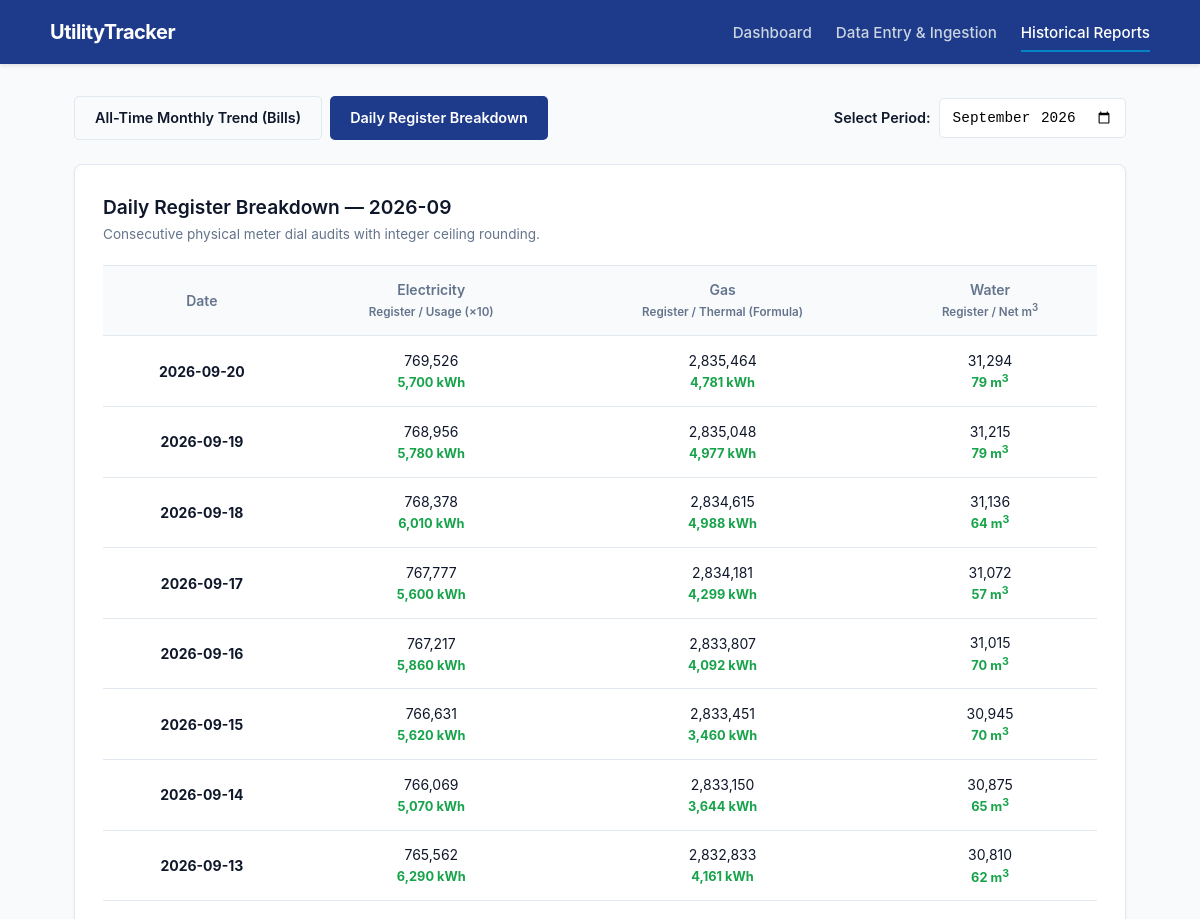
Before: /reports/?view=daily&month=2026-09 (upper part) with the older database file.
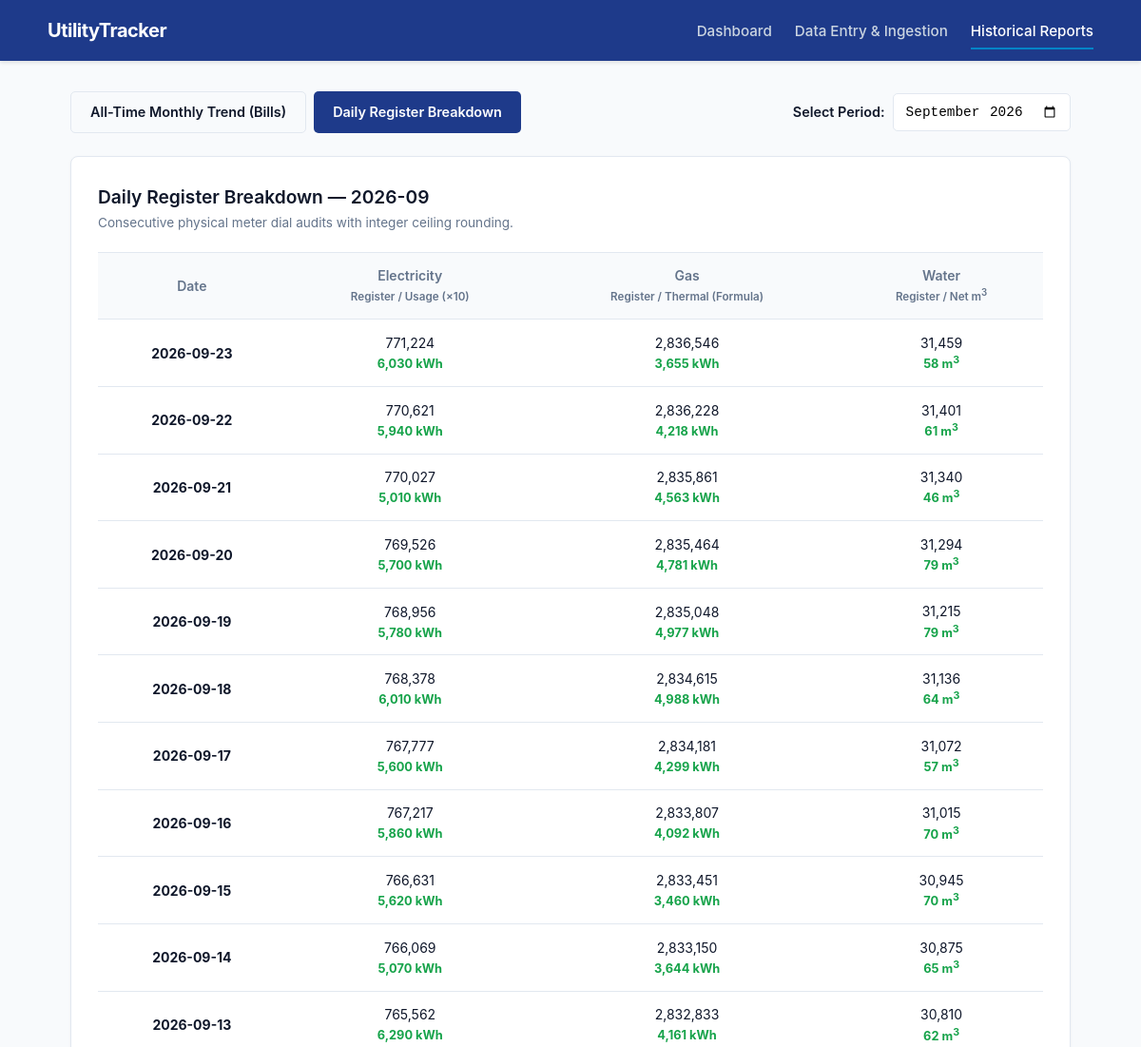
After: the same page with the newer database file.
### utility_app/models.py (models this page shows, shortened)
class UtilityEntry(db.Model):
    id = db.Column(db.Integer, primary_key=True)
    date = db.Column(db.String(50), nullable=False)   # Format: "YYYY-MM-DD"
    electricity = db.Column(db.Float, nullable=False) # Raw cumulative register
    gas = db.Column(db.Float, nullable=False)         # Raw cumulative m³
    water = db.Column(db.Float, nullable=False)       # Raw cumulative m³

### utility_app/blueprints/reports/routes.py (the view)
@reports_bp.route('/')
def index():
    view_type = request.args.get('view', 'monthly')  # 'monthly' or 'daily'
    selected_month = request.args.get('month', '')
    selected_year = request.args.get('year', '')
    daily_records = []
    has_daily_data = False
    if selected_month:
        daily_count = UtilityEntry.query.filter(UtilityEntry.date.startswith(selected_month)).count()
        has_daily_data = daily_count > 0
        if has_daily_data:
            daily_records = get_month_records_with_baseline(selected_month)
            daily_records.reverse()
        else:
            view_type = 'monthly'
    query = MonthlyUtilityBill.query.order_by(MonthlyUtilityBill.month.desc())
    if selected_year:
        query = query.filter(MonthlyUtilityBill.month.startswith(selected_year))
    monthly_bills = query.all()
    available_years = sorted(list(set(b.month[:4] for b in MonthlyUtilityBill.query.all())), reverse=True)
    return render_template(
        'reports/index.html',
        view_type=view_type,
        selected_month=selected_month,
        selected_year=selected_year,
        has_daily_data=has_daily_data,
        daily_entries=daily_records,
        monthly_bills=monthly_bills,
        available_years=available_years
    )

### utility_app/services/calculations.py (called while the page is built)
def get_month_records_with_baseline(selected_month):
    month_entries = UtilityEntry.query.filter(
        UtilityEntry.date.startswith(selected_month)
    ).order_by(UtilityEntry.date.asc()).all()
    if not month_entries:
        return []
    first_date_of_month = month_entries[0].date
    baseline_entry = UtilityEntry.query.filter(
        UtilityEntry.date < first_date_of_month
    ).order_by(UtilityEntry.date.desc()).first()
    combined_query = [baseline_entry] + month_entries if baseline_entry else month_entries
    computed = calculate_deltas(combined_query)
    if baseline_entry:
        return computed[1:]
    return computed

### utility_app/templates/reports/index.html (shortened to what this page needs)
{% extends "base.html" %}
{% block content %}
<div style="display: flex; justify-content: space-between; align-items: center; margin-bottom: 1.5rem; flex-wrap: wrap; gap: 1rem;">
    <div style="display: flex; gap: 0.5rem;">
        <a href="{{ url_for('reports.index', view='monthly', year=selected_year) }}"
           class="btn {% if view_type == 'monthly' %}btn-primary{% else %}btn-outline{% endif %}">
           All-Time Monthly Trend (Bills)
        </a>
        <a href="{{ url_for('reports.index', view='daily', month=selected_month) }}"
           class="btn {% if view_type == 'daily' %}btn-primary{% else %}btn-outline{% endif %}">
           Daily Register Breakdown
        </a>
    </div>
    {% if view_type == 'monthly' %}
    <form method="GET" action="{{ url_for('reports.index') }}" style="display: flex; align-items: center; gap: 0.5rem;">
        <input type="hidden" name="view" value="monthly">
        <label for="year-select" style="margin: 0; font-size: 0.9rem;">Filter Year:</label>
        <select id="year-select" name="year" onchange="this.form.submit()" style="padding: 0.5rem; border: 1px solid var(--border); border-radius: 4px;">
            <option value="">All Historical Years (2005 - 2026)</option>
            {% for yr in available_years %}
                <option value="{{ yr }}" {% if selected_year == yr %}selected{% endif %}>{{ yr }}</option>
            {% endfor %}
        </select>
        {% if selected_year %}
            <a href="{{ url_for('reports.index', view='monthly') }}" class="btn btn-outline" style="padding: 0.4rem 0.8rem; font-size: 0.8rem;">Clear</a>
        {% endif %}
    </form>
    {% else %}
    <form method="GET" action="{{ url_for('reports.index') }}" style="display: flex; align-items: center; gap: 0.5rem;">
        <label for="month-filter" style="margin: 0; font-size: 0.9rem;">Select Period:</label>
        <input type="month" id="month-filter" name="month" value="{{ selected_month }}" onchange="this.form.submit()">
    </form>
    {% endif %}
</div>
{% if view_type == 'monthly' %}
<div class="card">
    <div class="card-header">
        <div class="card-title">Historical Billed Utility Consumption {% if selected_year %}({{ selected_year }}){% endif %}</div>
        <div class="card-subtitle">Aggregated billed statement data. Daily sub-metering is disabled for these macro periods.</div>
    </div>
    <table>
        <thead>
            <tr>
                <th>Billing Cycle</th>
                <th>Electricity Total</th>
                <th>Thermal Gas Total</th>
                <th>Water Volume Total</th>
            </tr>
        </thead>
        <tbody>
            {% for b in monthly_bills %}
            <tr>
                <td>
                    <strong>{{ b.month }}</strong>
                    <br><small style="color: var(--text-muted);">{{ b.start_date }} &rarr; {{ b.end_date }}</small>
                </td>
                <td>
                    <span style="font-weight: 700; font-size: 1rem;">{{ "{:,d}".format(b.electricity_kwh) }}</span>
                    <span style="font-size: 0.8rem; color: var(--text-muted);">kWh</span>
                </td>
                <td>
                    <span style="font-weight: 700; font-size: 1rem;">{{ "{:,d}".format(b.gas_kwh) }}</span>
                    <span style="font-size: 0.8rem; color: var(--text-muted);">kWh</span>
                </td>
                <td>
                    <span style="font-weight: 700; font-size: 1rem;">{{ "{:,d}".format(b.water_m3) }}</span>
                    <span style="font-size: 0.8rem; color: var(--text-muted);">m<sup>3</sup></span>
                </td>
            </tr>
            {% else %}
            <tr>
                <td colspan="4" class="empty-state">No utility billing statements recorded for this selection.</td>
            </tr>
            {% endfor %}
        </tbody>
    </table>
</div>
{% else %}
<div class="card">
    <div class="card-header">
        <div class="card-title">Daily Register Breakdown {% if selected_month %}— {{ selected_month }}{% endif %}</div>
        <div class="card-subtitle">Consecutive physical meter dial audits with integer ceiling rounding.</div>
    </div>
    <table>
        <thead>
            <tr>
                <th>Date</th>
                <th>Electricity <br><small>Register / Usage (×10)</small></th>
                <th>Gas <br><small>Register / Thermal (Formula)</small></th>
                <th>Water <br><small>Register / Net m<sup>3</sup></small></th>
            </tr>
        </thead>
        <tbody>
            {% for entry in daily_entries %}
            <tr>
                <td><strong>{{ entry.date }}</strong></td>
                <td>
                    {{ "{:,d}".format(entry.electricity) }}
                    <br>
                    {% if entry.diff_elec is not none %}
                        <span class="text-usage">{{ "{:,d}".format(entry.diff_elec) }} kWh</span>
                    {% else %}
                        <span class="text-baseline">(Baseline Register)</span>
                    {% endif %}
                </td>
                <td>
                    {{ "{:,d}".format(entry.gas) }}
                    <br>
                    {% if entry.diff_gas is not none %}
                        <span class="text-usage">{{ "{:,d}".format(entry.diff_gas) }} kWh</span>
                    {% else %}
                        <span class="text-baseline">(Baseline Register)</span>
                    {% endif %}
                </td>
                <td>
                    {{ "{:,d}".format(entry.water) }}
                    <br>
                    {% if entry.diff_water is not none %}
                        <span class="text-usage">{{ "{:,d}".format(entry.diff_water) }} m<sup>3</sup></span>
                    {% else %}
                        <span class="text-baseline">(Baseline Register)</span>
                    {% endif %}
                </td>
            </tr>
            {% endfor %}
        </tbody>
    </table>
</div>
{% endif %}
{% endblock %}

### utility_app/templates/base.html (shortened to what this page needs)
<!DOCTYPE html>
<html lang="en">
<head>
</head>
<body>
    <header>
        <div class="nav-container">
            <a href="{{ url_for('dashboard.index') }}" class="nav-brand">UtilityTracker</a>
            <ul class="nav-links">
                <li><a href="{{ url_for('dashboard.index') }}" class="{% if request.blueprint == 'dashboard' %}active{% endif %}">Dashboard</a></li>
                <li><a href="{{ url_for('entry.index') }}" class="{% if request.blueprint == 'entry' %}active{% endif %}">Data Entry & Ingestion</a></li>
                <li><a href="{{ url_for('reports.index') }}" class="{% if request.blueprint == 'reports' %}active{% endif %}">Historical Reports</a></li>
            </ul>
        </div>
    </header>
    <main>
        {% block content %}{% endblock %}
    </main>
</body>
</html>

### utility_app/templates/base.html (style rules this page uses)
:root { --primary: #1e3a8a; --primary-hover: #172554; --accent: #0284c7; --bg: #f8fafc; --card-bg: #ffffff; --text-main: #0f172a; --text-muted: #64748b; --border: #e2e8f0; --success: #16a34a; --danger: #dc2626; --info: #0284c7; }
* { box-sizing: border-box; margin: 0; padding: 0; }
body { font-family: -apple-system, BlinkMacSystemFont, "Segoe UI", Roboto, Helvetica, Arial, sans-serif; background-color: var(--bg); color: var(--text-main); line-height: 1.5; }
header { background-color: var(--primary); color: white; padding: 0 2rem; box-shadow: 0 2px 4px rgba(0,0,0,0.1); }
.nav-container { max-width: 1100px; margin: auto; display: flex; justify-content: space-between; align-items: center; height: 64px; }
.nav-brand { font-size: 1.25rem; font-weight: 700; letter-spacing: -0.5px; color: white; text-decoration: none; }
.nav-links { display: flex; gap: 1.5rem; list-style: none; }
.nav-links a { color: #cbd5e1; text-decoration: none; font-weight: 500; font-size: 0.95rem; transition: color 0.2s; padding: 0.5rem 0; }
.nav-links a:hover, .nav-links a.active { color: #ffffff; border-bottom: 2px solid var(--accent); }
main { max-width: 1100px; margin: 2rem auto; padding: 0 1.5rem; }
.card { background: var(--card-bg); border: 1px solid var(--border); border-radius: 8px; padding: 1.75rem; box-shadow: 0 1px 3px rgba(0,0,0,0.05); margin-bottom: 1.5rem; }
.card-header { margin-bottom: 1.25rem; }
.card-title { font-size: 1.2rem; font-weight: 600; color: var(--text-main); }
.card-subtitle { font-size: 0.85rem; color: var(--text-muted); margin-top: 2px; }
label { font-size: 0.85rem; font-weight: 600; color: var(--text-main); margin-bottom: 0.35rem; }
input[type="text"], input[type="number"], input[type="date"], input[type="month"], input[type="file"] { padding: 0.6rem 0.75rem; border: 1px solid var(--border); border-radius: 5px; font-size: 0.9rem; outline: none; transition: border-color 0.2s; }
.btn { display: inline-flex; justify-content: center; align-items: center; padding: 0.65rem 1.25rem; border-radius: 5px; font-size: 0.9rem; font-weight: 600; cursor: pointer; border: none; text-decoration: none; transition: background-color 0.2s; }
.btn-primary { background-color: var(--primary); color: white; }
.btn-outline { background-color: transparent; border: 1px solid var(--border); color: var(--text-main); }
table { width: 100%; border-collapse: collapse; margin-top: 1rem; }
th, td { padding: 0.85rem 1rem; text-align: center; border-bottom: 1px solid var(--border); font-size: 0.875rem; }
th { background-color: #f8fafc; font-weight: 600; color: var(--text-muted); border-top: 1px solid var(--border); }
.text-usage { color: var(--success); font-weight: 700; font-size: 0.8rem; }

Changed rows visible on the page:
added UtilityEntry: date "2026-09-23", electricity "771,224", diff_elec "6,030", gas "2,836,546", diff_gas "3,655", water "31,459", diff_water "58"
added UtilityEntry: date "2026-09-22", electricity "770,621", diff_elec "5,940", gas "2,836,228", diff_gas "4,218", water "31,401", diff_water "61"
added UtilityEntry: date "2026-09-21", electricity "770,027", diff_elec "5,010", gas "2,835,861", diff_gas "4,563", water "31,340", diff_water "46"
